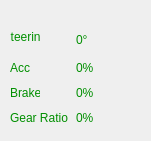
   <widget class="QFrame" name="controlFrame">
    <property name="geometry">
     <rect>
      <x>480</x>
      <y>390</y>
      <width>151</width>
      <height>141</height>
     </rect>
    </property>
    <property name="frameShape">
     <enum>QFrame::NoFrame</enum>
    </property>
    <property name="frameShadow">
     <enum>QFrame::Plain</enum>
    </property>
    <widget class="QWidget" name="formLayoutWidget">
     <property name="geometry">
      <rect>
       <x>10</x>
       <y>30</y>
       <width>131</width>
       <height>97</height>
      </rect>
     </property>
     <layout class="QFormLayout" name="controlLayout">
      <property name="fieldGrowthPolicy">
       <enum>QFormLayout::AllNonFixedFieldsGrow</enum>
      </property>
      <property name="verticalSpacing">
       <number>10</number>
      </property>
      <item row="0" column="0">
       <widget class="QLabel" name="label_steering">
        <property name="sizePolicy">
         <sizepolicy hsizetype="Fixed" vsizetype="Fixed">
          <horstretch>0</horstretch>
          <verstretch>0</verstretch>
         </sizepolicy>
        </property>
        <property name="minimumSize">
         <size>
          <width>30</width>
          <height>20</height>
         </size>
        </property>
        <property name="maximumSize">
         <size>
          <width>30</width>
          <height>20</height>
         </size>
        </property>
        <property name="palette">
         <palette>
          <active>
           <colorrole role="WindowText">
            <brush brushstyle="SolidPattern">
             <color alpha="255">
              <red>0</red>
              <green>143</green>
              <blue>0</blue>
             </color>
            </brush>
           </colorrole>
          </active>
          <inactive>
           <colorrole role="WindowText">
            <brush brushstyle="SolidPattern">
             <color alpha="255">
              <red>0</red>
              <green>143</green>
              <blue>0</blue>
             </color>
            </brush>
           </colorrole>
          </inactive>
          <disabled>
           <colorrole role="WindowText">
            <brush brushstyle="SolidPattern">
             <color alpha="255">
              <red>120</red>
              <green>120</green>
              <blue>120</blue>
             </color>
            </brush>
           </colorrole>
          </disabled>
         </palette>
        </property>
        <property name="font">
         <font>
          <stylestrategy>PreferDefault</stylestrategy>
         </font>
        </property>
        <property name="text">
         <string>Steering</string>
        </property>
        <property name="alignment">
         <set>Qt::AlignHCenter|Qt::AlignTop</set>
        </property>
       </widget>
      </item>
      <item row="0" column="1">
       <widget class="QLabel" name="text_steering">
        <property name="palette">
         <palette>
          <active>
           <colorrole role="WindowText">
            <brush brushstyle="SolidPattern">
             <color alpha="255">
              <red>0</red>
              <green>143</green>
              <blue>0</blue>
             </color>
            </brush>
           </colorrole>
          </active>
          <inactive>
           <colorrole role="WindowText">
            <brush brushstyle="SolidPattern">
             <color alpha="255">
              <red>0</red>
              <green>143</green>
              <blue>0</blue>
             </color>
            </brush>
           </colorrole>
          </inactive>
          <disabled>
           <colorrole role="WindowText">
            <brush brushstyle="SolidPattern">
             <color alpha="255">
              <red>120</red>
              <green>120</green>
              <blue>120</blue>
             </color>
            </brush>
           </colorrole>
          </disabled>
         </palette>
        </property>
        <property name="text">
         <string>0°</string>
        </property>
        <property name="alignment">
         <set>Qt::AlignLeading|Qt::AlignLeft|Qt::AlignVCenter</set>
        </property>
       </widget>
      </item>
      <item row="1" column="0">
       <widget class="QLabel" name="label_acc">
        <property name="sizePolicy">
         <sizepolicy hsizetype="Fixed" vsizetype="Fixed">
          <horstretch>0</horstretch>
          <verstretch>0</verstretch>
         </sizepolicy>
        </property>
        <property name="minimumSize">
         <size>
          <width>30</width>
          <height>15</height>
         </size>
        </property>
        <property name="maximumSize">
         <size>
          <width>30</width>
          <height>15</height>
         </size>
        </property>
        <property name="palette">
         <palette>
          <active>
           <colorrole role="WindowText">
            <brush brushstyle="SolidPattern">
             <color alpha="255">
              <red>0</red>
              <green>143</green>
              <blue>0</blue>
             </color>
            </brush>
           </colorrole>
          </active>
          <inactive>
           <colorrole role="WindowText">
            <brush brushstyle="SolidPattern">
             <color alpha="255">
              <red>0</red>
              <green>143</green>
              <blue>0</blue>
             </color>
            </brush>
           </colorrole>
          </inactive>
          <disabled>
           <colorrole role="WindowText">
            <brush brushstyle="SolidPattern">
             <color alpha="255">
              <red>120</red>
              <green>120</green>
              <blue>120</blue>
             </color>
            </brush>
           </colorrole>
          </disabled>
         </palette>
        </property>
        <property name="text">
         <string>Acc</string>
        </property>
       </widget>
      </item>
      <item row="2" column="0">
       <widget class="QLabel" name="label_brake">
        <property name="sizePolicy">
         <sizepolicy hsizetype="Fixed" vsizetype="Fixed">
          <horstretch>0</horstretch>
          <verstretch>0</verstretch>
         </sizepolicy>
        </property>
        <property name="minimumSize">
         <size>
          <width>30</width>
          <height>15</height>
         </size>
        </property>
        <property name="maximumSize">
         <size>
          <width>30</width>
          <height>15</height>
         </size>
        </property>
        <property name="palette">
         <palette>
          <active>
           <colorrole role="WindowText">
            <brush brushstyle="SolidPattern">
             <color alpha="255">
              <red>0</red>
              <green>143</green>
              <blue>0</blue>
             </color>
            </brush>
           </colorrole>
          </active>
          <inactive>
           <colorrole role="WindowText">
            <brush brushstyle="SolidPattern">
             <color alpha="255">
              <red>0</red>
              <green>143</green>
              <blue>0</blue>
             </color>
            </brush>
           </colorrole>
          </inactive>
          <disabled>
           <colorrole role="WindowText">
            <brush brushstyle="SolidPattern">
             <color alpha="255">
              <red>120</red>
              <green>120</green>
              <blue>120</blue>
             </color>
            </brush>
           </colorrole>
          </disabled>
         </palette>
        </property>
        <property name="text">
         <string>Brake</string>
        </property>
       </widget>
      </item>
      <item row="3" column="0">
       <widget class="QLabel" name="label_gear">
        <property name="sizePolicy">
         <sizepolicy hsizetype="Fixed" vsizetype="Fixed">
          <horstretch>0</horstretch>
          <verstretch>0</verstretch>
         </sizepolicy>
        </property>
        <property name="minimumSize">
         <size>
          <width>60</width>
          <height>15</height>
         </size>
        </property>
        <property name="maximumSize">
         <size>
          <width>60</width>
          <height>15</height>
         </size>
        </property>
        <property name="palette">
         <palette>
          <active>
           <colorrole role="WindowText">
            <brush brushstyle="SolidPattern">
             <color alpha="255">
              <red>0</red>
              <green>143</green>
              <blue>0</blue>
             </color>
            </brush>
           </colorrole>
          </active>
          <inactive>
           <colorrole role="WindowText">
            <brush brushstyle="SolidPattern">
             <color alpha="255">
              <red>0</red>
              <green>143</green>
              <blue>0</blue>
             </color>
            </brush>
           </colorrole>
          </inactive>
          <disabled>
           <colorrole role="WindowText">
            <brush brushstyle="SolidPattern">
             <color alpha="255">
              <red>120</red>
              <green>120</green>
              <blue>120</blue>
             </color>
            </brush>
           </colorrole>
          </disabled>
         </palette>
        </property>
        <property name="text">
         <string>Gear Ratio</string>
        </property>
       </widget>
      </item>
      <item row="2" column="1">
       <widget class="QLabel" name="text_brake">
        <property name="palette">
         <palette>
          <active>
           <colorrole role="WindowText">
            <brush brushstyle="SolidPattern">
             <color alpha="255">
              <red>0</red>
              <green>143</green>
              <blue>0</blue>
             </color>
            </brush>
           </colorrole>
          </active>
          <inactive>
           <colorrole role="WindowText">
            <brush brushstyle="SolidPattern">
             <color alpha="255">
              <red>0</red>
              <green>143</green>
              <blue>0</blue>
             </color>
            </brush>
           </colorrole>
          </inactive>
          <disabled>
           <colorrole role="WindowText">
            <brush brushstyle="SolidPattern">
             <color alpha="255">
              <red>120</red>
              <green>120</green>
              <blue>120</blue>
             </color>
            </brush>
           </colorrole>
          </disabled>
         </palette>
        </property>
        <property name="text">
         <string>0%</string>
        </property>
       </widget>
      </item>
      <item row="3" column="1">
       <widget class="QLabel" name="text_gear">
        <property name="palette">
         <palette>
          <active>
           <colorrole role="WindowText">
            <brush brushstyle="SolidPattern">
             <color alpha="255">
              <red>0</red>
              <green>143</green>
              <blue>0</blue>
             </color>
            </brush>
           </colorrole>
          </active>
          <inactive>
           <colorrole role="WindowText">
            <brush brushstyle="SolidPattern">
             <color alpha="255">
              <red>0</red>
              <green>143</green>
              <blue>0</blue>
             </color>
            </brush>
           </colorrole>
          </inactive>
          <disabled>
           <colorrole role="WindowText">
            <brush brushstyle="SolidPattern">
             <color alpha="255">
              <red>120</red>
              <green>120</green>
              <blue>120</blue>
             </color>
            </brush>
           </colorrole>
          </disabled>
         </palette>
        </property>
        <property name="text">
         <string>0%</string>
        </property>
       </widget>
      </item>
      <item row="1" column="1">
       <widget class="QLabel" name="text_acc">
        <property name="palette">
         <palette>
          <active>
           <colorrole role="WindowText">
            <brush brushstyle="SolidPattern">
             <color alpha="255">
              <red>0</red>
              <green>143</green>
              <blue>0</blue>
             </color>
            </brush>
           </colorrole>
          </active>
          <inactive>
           <colorrole role="WindowText">
            <brush brushstyle="SolidPattern">
             <color alpha="255">
              <red>0</red>
              <green>143</green>
              <blue>0</blue>
             </color>
            </brush>
           </colorrole>
          </inactive>
          <disabled>
           <colorrole role="WindowText">
            <brush brushstyle="SolidPattern">
             <color alpha="255">
              <red>120</red>
              <green>120</green>
              <blue>120</blue>
             </color>
            </brush>
           </colorrole>
          </disabled>
         </palette>
        </property>
        <property name="text">
         <string>0%</string>
        </property>
       </widget>
      </item>
     </layout>
    </widget>
   </widget>
